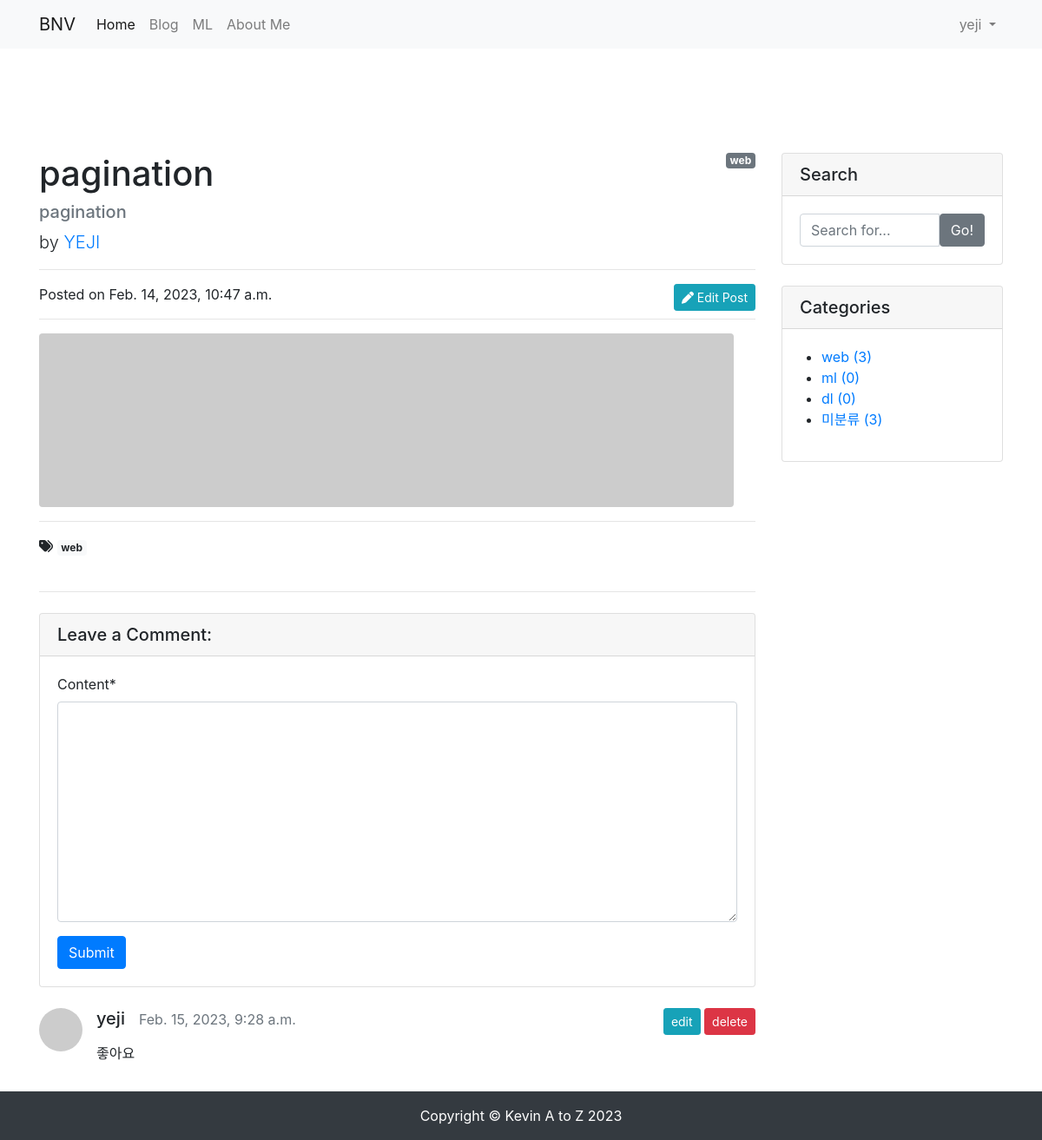
/blog/5/ (signed in), run on the app's committed database.
### blog/models.py (models this page shows, shortened)
class Post(models.Model):
    title = models.CharField(max_length=30)
    hook_text = models.CharField(max_length=100, blank=True)
    content = models.TextField()
    head_image = models.ImageField(upload_to='blog/images/%Y/%m/%d/', blank=True)
    file_upload = models.FileField(upload_to='blog/files/%Y/%m/%d/', blank=True)
    created_at = models.DateTimeField(auto_now_add=True)
    updated_at = models.DateTimeField(auto_now=True)
    author = models.ForeignKey(User, null=True, on_delete=models.SET_NULL)
    category = models.ForeignKey(Category, null=True, blank=True, on_delete=models.SET_NULL)
    tags = models.ManyToManyField(Tag, blank=True)
    def get_absolute_url(self): # 객체의 상세 페이지로 이동할 수 있는 링크를 만들 수 있음. url 생성 규칙을 정의하는 메서드
        return f'/blog/{self.pk}/'
    def get_content_markdown(self):
        return markdown(self.content)

class Category(models.Model):
    name = models.CharField(max_length=50, unique=True)
    slug = models.SlugField(max_length=200, unique=True, allow_unicode=True)
    def __str__(self):
        return self.name
    def get_absolute_url(self):
        return f'/blog/category/{self.slug}/'
    class Meta:
        verbose_name_plural = 'categories'

class Tag(models.Model):
    name = models.CharField(max_length=50)
    slug = models.SlugField(max_length=200, unique=True, allow_unicode=True)
    def __str__(self):
        return self.name
    def get_absolute_url(self):
        return f'/blog/tag/{self.slug}/'

class Comment(models.Model):
    post = models.ForeignKey(Post, on_delete=models.CASCADE)
    author = models.ForeignKey(User, on_delete=models.CASCADE)
    content = models.TextField()
    created_at = models.DateTimeField(auto_now_add=True)
    modified_at = models.DateTimeField(auto_now=True)
    def __str__(self):
        return f'{self.author}::{self.content}'

### blog/views.py (the view)
# urls.py: path('<int:pk>/', views.PostDetail.as_view()),
class PostDetail(DetailView):
    model = Post
    def get_context_data(self, **kwargs):
        context = super(PostDetail, self).get_context_data()
        context['categories'] = Category.objects.all()
        context['no_category_post_count'] = Post.objects.filter(category=None).count()
        context['comment_form'] = CommentForm
        return context

### blog/templates/blog/post_detail.html (shortened to what this page needs)
{% extends 'blog/base.html' %}
{% load crispy_forms_tags %}
{% block main_area %}
    <div id="post-area">
        {% if post.category %}
            <span class="badge badge-secondary float-right">{{ post.category }}</span>
        {% else %}
            <span class="badge badge-secondary float-right">미분류</span>
        {% endif %}
        <h1 class="mt-4">{{ post.title }}</h1>
        <h5 class="text-muted">{{ post.hook_text }}</h5>
        <p class="lead">
            by
            <a href="#">{{ post.author | upper }}</a>
        </p>
        <hr>
        {% if user.is_authenticated and user == post.author %}
            <a class="btn btn-info btn-sm float-right" href="/blog/update_post/{{ post.pk }}/" role="button"><i class="fas fa-pen"></i>  Edit Post</a>
        {% endif %}
        <p>Posted on {{ post.created_at }}</p>
        <hr>
        {% if post.head_image %}
            <img class="img-fluid rounded" src="{{ post.head_image.url }}" alt="{{ post.title }} head_image">
        {% else %}
            <img class="img-fluid rounded" src="https://picsum.photos/seed/{{ post.id }}/800/200" alt="random_image">
        {% endif %}
        <hr>
        {% if post.tags.exists %}
            <i class="fas fa-tags"></i>
            {% for tag in post.tags.all %}
                <a href="{{ tag.get_absolute_url }}" class="badge badge-light">{{ tag }}</a>
            {% endfor %}
            <br/>
            <br/>
        {% endif %}
        <hr>
    </div>
    <div id="comment-area">
        <div class="card my-4">
            <h5 class="card-header">Leave a Comment:</h5>
            <div class="card-body">
                {% if user.is_authenticated %}
                <form id="comment-form" method="POST" action="{{ post.get_absolute_url }}new_comment/">
                    <div class="form-group">
                        {{ comment_form | crispy }}
                    </div>
                    <button type="submit" class="btn btn-primary">Submit</button>
                </form>
                {% else %}
                    <a role="button" class="btn btn-outline-dark btn-block btn-sm" href="#" data-toggle="modal" data-target="#loginModal">Log in and leave a comment</a>
                {% endif %}
            </div>
        </div>
        {% if post.comment_set.exists %}
            {% for comment in post.comment_set.iterator %}
                <div class="media mb-4" id="comment-{{ comment.pk }}">
                    <img class="d-flex mr-3 rounded-circle" src="http://placehold.it/50x50" alt="">
                    <div class="media-body">
                        {% if user.is_authenticated and comment.author == user %}
                            <div class="float-right">
                                <a role="button"
                                   class="btn btn-sm btn-info"
                                   id="comment-{{ comment.pk }}-update-btn"
                                   href="/blog/update_comment/{{ comment.pk }}/">
                                    edit
                                </a>
                                <a role="button"
                                   href="#"
                                   id="comment-{{ comment.pk }}-delete-modal-btn"
                                   class="btn btn-sm btn-danger"
                                   data-toggle="modal" data-target="#deleteCommentModal-{{ comment.pk }}">
                                    delete
                                </a>
                            </div>
                        {% endif %}
                        <h5 class="mt-0">
                            {{ comment.author.username }}
                            &nbsp;&nbsp;<small class="text-muted">{{ comment.created_at }}</small>
                        </h5>
                        <p>{{ comment.content | linebreaks }}</p>
                    </div>
                </div>
            {% endfor %}
        {% endif %}
    </div>
{% endblock %}

### blog/templates/blog/base.html (shortened to what this page needs)
<!DOCTYPE html>
<html lang="ko">
  <head>
    <link
      rel="stylesheet"
      href="https://cdn.jsdelivr.net/npm/bootstrap@4.5.3/dist/css/bootstrap.min.css"
    />
  </head>
  <body>
    {% include 'blog/navbar.html' %}
    <div class="container pt-5 my-5">
      <div class="row">
        <div class="col-md-8 col-lg-9" id="main-area">
          {% block main_area %} {% endblock %}
        </div>
        <div class="col-md-4 col-lg-3">
          <div class="card my-4">
            <h5 class="card-header">Search</h5>
            <div class="card-body">
              <div class="input-group">
                <input
                  type="text"
                  class="form-control"
                  placeholder="Search for..."
                  id="search-input"
                />
                <span class="input-group-btn">
                  <button
                    class="btn btn-secondary"
                    type="button"
                    onclick="searchPost();"
                  >
                    Go!
                  </button>
                </span>
              </div>
            </div>
          </div>
          <div class="card my-4" id="categories-card">
            <h5 class="card-header">Categories</h5>
            <div class="card-body">
              <div class="row">
                <ul>
                  {% for category in categories %}
                  <li>
                    <a href="{{ category.get_absolute_url }}"
                      >{{ category }} ({{ category.post_set.count }})</a
                    >
                  </li>
                  {% endfor %}
                  <li>
                    <a href="/blog/category/no_category/"
                      >미분류 ({{ no_category_post_count }})</a
                    >
                  </li>
                </ul>
              </div>
            </div>
          </div>
        </div>
      </div>
    </div>
    {% include 'blog/footer.html' %}
  </body>
</html>

### blog/templates/blog/navbar.html (shortened to what this page needs)
{% load socialaccount %}
<nav class="navbar navbar-expand-lg navbar-light bg-light">
    <div class="container">
        <a class="navbar-brand" href="/">BNV</a>
        <div class="collapse navbar-collapse" id="navbarNavDropdown">
            <ul class="navbar-nav">
                <li class="nav-item active">
                    <a class="nav-link" href="/">Home</a>
                </li>
                <li class="nav-item">
                    <a class="nav-link" href="/blog/">Blog</a>
                </li>
                <li class="nav-item">
                    <a class="nav-link" href="/ml/">ML</a>
                </li>
                <li class="nav-item">
                    <a class="nav-link" href="/about_me/">About Me</a>
                </li>
            </ul>
            <ul class="navbar-nav ml-auto"> {% if user.is_authenticated %} <li class="nav-item dropdown">
                    <a class="nav-link dropdown-toggle" href="#" id="navbarDropdownMenuLink" role="button"
                        data-toggle="dropdown" aria-haspopup="true" aria-expanded="false"> {{ user.username }} </a>
                </li> {% else %} <li class="nav-item">
                    <a class="nav-link" href="#" data-toggle="modal" data-target="#loginModal">Log In</a>
                </li> {% endif %} </ul>
        </div>
    </div>
</nav>

### data on the page
Post: category "web", title "pagination", hook_text "pagination", author "YEJI", created_at "Feb. 14, 2023, 10:47 a.m."
Tag: name "web"
Comment: author.username "yeji", created_at "Feb. 15, 2023, 9:28 a.m.", content "좋아요"
Category: name "web", post_set.count "3"
Category: name "ml", post_set.count "0"
Category: name "dl", post_set.count "0"

### other printed values
{{ user.username }} "yeji"
{{ no_category_post_count }} "3"
